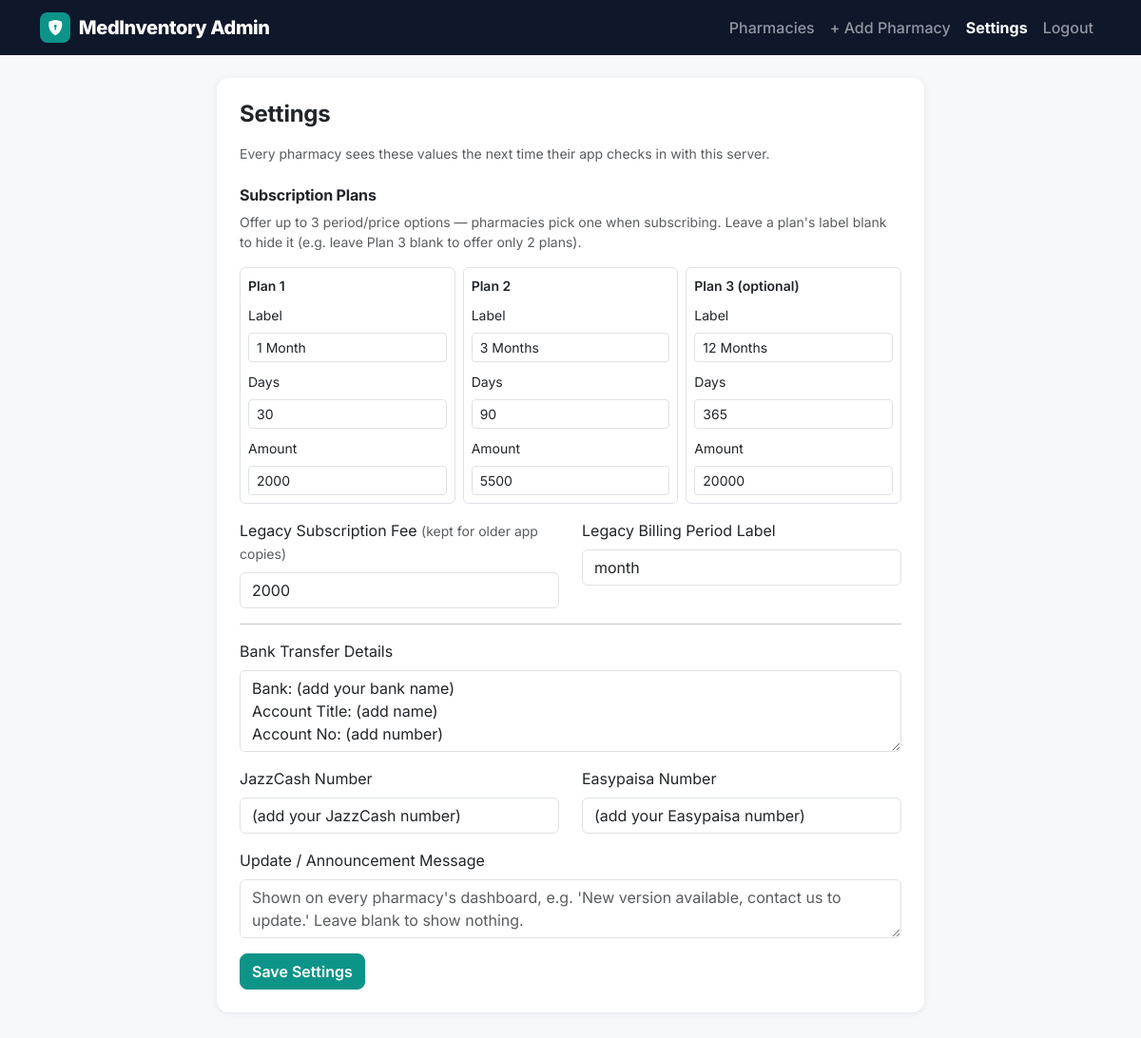
Screenshot of /admin/settings (signed in) with the database file from the repository.
### app.py (models this page shows)
class Setting(db.Model):
    key = db.Column(db.String(50), primary_key=True)
    value = db.Column(db.String(500))

### app.py (the view)
@app.route('/admin/settings', methods=['GET', 'POST'])
@admin_required
def admin_settings():
    if request.method == 'POST':
        for key in DEFAULT_SETTINGS:
            set_setting(key, request.form.get(key, ''))
        db.session.commit()
        flash('Settings saved. Every pharmacy will see the change on their next check-in.', 'success')
        return redirect(url_for('admin_settings'))
    values = {k: get_setting(k) for k in DEFAULT_SETTINGS}
    return render_template('admin_settings.html', values=values)

### app.py (called while the page is built)
def get_setting(key):
    row = Setting.query.get(key)
    return row.value if row else DEFAULT_SETTINGS.get(key, '')

def admin_required(view):
    @wraps(view)
    def wrapped(*args, **kwargs):
        if not session.get('is_admin'):
            return redirect(url_for('admin_login'))
        return view(*args, **kwargs)
    return wrapped

### templates/admin_settings.html (shortened to what this page needs)
{% extends 'admin_base.html' %}
{% block content %}
<div class="card p-4 col-md-8 mx-auto">
  <h4 class="mb-3">Settings</h4>
  <p class="text-muted small">Every pharmacy sees these values the next time their app checks in with this server.</p>
  <form method="POST">
    <h6 class="mt-2">Subscription Plans</h6>
    <p class="text-muted small">Offer up to 3 period/price options — pharmacies pick one when subscribing.
       Leave a plan's label blank to hide it (e.g. leave Plan 3 blank to offer only 2 plans).</p>
    <div class="row mb-3 g-2">
      <div class="col-md-4">
        <div class="border rounded p-2">
          <div class="fw-semibold small mb-2">Plan 1</div>
          <label class="form-label small">Label</label>
          <input type="text" name="plan1_label" class="form-control form-control-sm mb-2" value="{{ values.plan1_label }}" placeholder="e.g. 1 Month">
          <label class="form-label small">Days</label>
          <input type="number" name="plan1_days" class="form-control form-control-sm mb-2" value="{{ values.plan1_days }}">
          <label class="form-label small">Amount</label>
          <input type="text" name="plan1_fee" class="form-control form-control-sm" value="{{ values.plan1_fee }}">
        </div>
      </div>
      <div class="col-md-4">
        <div class="border rounded p-2">
          <div class="fw-semibold small mb-2">Plan 2</div>
          <label class="form-label small">Label</label>
          <input type="text" name="plan2_label" class="form-control form-control-sm mb-2" value="{{ values.plan2_label }}" placeholder="e.g. 3 Months">
          <label class="form-label small">Days</label>
          <input type="number" name="plan2_days" class="form-control form-control-sm mb-2" value="{{ values.plan2_days }}">
          <label class="form-label small">Amount</label>
          <input type="text" name="plan2_fee" class="form-control form-control-sm" value="{{ values.plan2_fee }}">
        </div>
      </div>
      <div class="col-md-4">
        <div class="border rounded p-2">
          <div class="fw-semibold small mb-2">Plan 3 (optional)</div>
          <label class="form-label small">Label</label>
          <input type="text" name="plan3_label" class="form-control form-control-sm mb-2" value="{{ values.plan3_label }}" placeholder="e.g. 12 Months, or leave blank">
          <label class="form-label small">Days</label>
          <input type="number" name="plan3_days" class="form-control form-control-sm mb-2" value="{{ values.plan3_days }}">
          <label class="form-label small">Amount</label>
          <input type="text" name="plan3_fee" class="form-control form-control-sm" value="{{ values.plan3_fee }}">
        </div>
      </div>
    </div>
    <div class="row mb-3">
      <div class="col-md-6">
        <label class="form-label">Legacy Subscription Fee <span class="text-muted small">(kept for older app copies)</span></label>
        <input type="text" name="subscription_fee" class="form-control" value="{{ values.subscription_fee }}">
      </div>
      <div class="col-md-6">
        <label class="form-label">Legacy Billing Period Label</label>
        <input type="text" name="billing_period" class="form-control" value="{{ values.billing_period }}" placeholder="e.g. month, year">
      </div>
    </div>
    <hr>
    <div class="mb-3">
      <label class="form-label">Bank Transfer Details</label>
      <textarea name="bank_details" class="form-control" rows="3">{{ values.bank_details }}</textarea>
    </div>
    <div class="row mb-3">
      <div class="col-md-6">
        <label class="form-label">JazzCash Number</label>
        <input type="text" name="jazzcash_number" class="form-control" value="{{ values.jazzcash_number }}">
      </div>
      <div class="col-md-6">
        <label class="form-label">Easypaisa Number</label>
        <input type="text" name="easypaisa_number" class="form-control" value="{{ values.easypaisa_number }}">
      </div>
    </div>
    <div class="mb-3">
      <label class="form-label">Update / Announcement Message</label>
      <textarea name="update_message" class="form-control" rows="2" placeholder="Shown on every pharmacy's dashboard, e.g. 'New version available, contact us to update.' Leave blank to show nothing.">{{ values.update_message }}</textarea>
    </div>
    <button class="btn btn-primary">Save Settings</button>
  </form>
</div>
{% endblock %}

### templates/admin_base.html (shortened to what this page needs)
<!DOCTYPE html>
<html lang="en">
<head>
<link href="https://cdn.jsdelivr.net/npm/bootstrap@5.3.3/dist/css/bootstrap.min.css" rel="stylesheet">
<link href="https://cdn.jsdelivr.net/npm/bootstrap-icons@1.11.3/font/bootstrap-icons.min.css" rel="stylesheet">
</head>
<body>
{% if session.get('is_admin') %}
<nav class="navbar navbar-expand-lg navbar-dark bg-dark mb-4">
  <div class="container">
    <a class="navbar-brand" href="{{ url_for('admin_dashboard') }}"><span class="brand-icon"><i class="bi bi-shield-lock-fill" aria-hidden="true"></i></span>MedInventory Admin</a>
    <div class="navbar-nav">
      <a class="nav-link {{ 'active' if request.endpoint == 'admin_dashboard' }}" href="{{ url_for('admin_dashboard') }}">Pharmacies</a>
      <a class="nav-link {{ 'active' if request.endpoint == 'admin_add_pharmacy' }}" href="{{ url_for('admin_add_pharmacy') }}">+ Add Pharmacy</a>
      <a class="nav-link {{ 'active' if request.endpoint == 'admin_settings' }}" href="{{ url_for('admin_settings') }}">Settings</a>
      <a class="nav-link" href="{{ url_for('admin_logout') }}">Logout</a>
    </div>
  </div>
</nav>
{% endif %}
<div class="container pb-5">
  {% block content %}{% endblock %}
</div>
</body>
</html>

### templates/admin_base.html (style rules this page uses)
:root { --brand: #0d9488; --brand-dark: #0f766e; --ink: #0f172a; --ink-soft: #475569; --surface: #f6f8fa; }
* { font-family: 'Inter', -apple-system, BlinkMacSystemFont, 'Segoe UI', sans-serif; }
body { background: var(--surface); color: var(--ink); }
h1, h2, h3, h4, h5, h6 { font-weight: 700; letter-spacing: -0.01em; }
.navbar-brand { font-weight:800; letter-spacing:-.02em; display:flex; align-items:center; gap:.55rem; }
.navbar-brand .brand-icon { display:inline-flex; align-items:center; justify-content:center; width:32px; height:32px; border-radius:8px; background: var(--brand); font-size:1rem; }
.navbar-dark.bg-dark { background: #0f172a !important; }
.navbar .nav-link { font-weight:500; }
.navbar .nav-link.active { color:#fff !important; font-weight:700; }
.card { border:none; box-shadow:0 1px 2px rgba(15,23,42,.04), 0 1px 8px rgba(15,23,42,.06); border-radius:12px; }
.btn { border-radius:8px; font-weight:600; }
.btn-primary { background: var(--brand); border-color: var(--brand); }

### rows the page displays
Setting: plan1_label "1 Month"
Setting: plan1_days "30"
Setting: plan1_fee "2000"
Setting: plan2_label "3 Months"
Setting: plan2_days "90"
Setting: plan2_fee "5500"
Setting: plan3_label "12 Months"
Setting: plan3_days "365"
Setting: plan3_fee "20000"
Setting: subscription_fee "2000"
Setting: billing_period "month"
Setting: bank_details "Bank: (add your bank name) Account Title: (add name) Account No: (add number)"
Setting: jazzcash_number "(add your JazzCash number)"
Setting: easypaisa_number "(add your Easypaisa number)"
